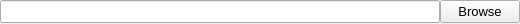
<?xml version="1.0" encoding="UTF-8"?>
<ui version="4.0">
 <class>FileBrowseView</class>
 <widget class="QWidget" name="FileBrowseView">
  <property name="geometry">
   <rect>
    <x>0</x>
    <y>0</y>
    <width>520</width>
    <height>24</height>
   </rect>
  </property>
  <property name="windowTitle">
   <string>Form</string>
  </property>
  <layout class="QHBoxLayout" name="horizontalLayout">
   <property name="spacing">
    <number>0</number>
   </property>
   <property name="leftMargin">
    <number>0</number>
   </property>
   <property name="topMargin">
    <number>0</number>
   </property>
   <property name="rightMargin">
    <number>0</number>
   </property>
   <property name="bottomMargin">
    <number>0</number>
   </property>
   <item>
    <widget class="QLineEdit" name="File">
     <property name="font">
      <font>
       <pointsize>10</pointsize>
      </font>
     </property>
     <property name="readOnly">
      <bool>true</bool>
     </property>
    </widget>
   </item>
   <item>
    <widget class="QPushButton" name="Browse">
     <property name="sizePolicy">
      <sizepolicy hsizetype="Minimum" vsizetype="Fixed">
       <horstretch>0</horstretch>
       <verstretch>0</verstretch>
      </sizepolicy>
     </property>
     <property name="font">
      <font>
       <pointsize>10</pointsize>
      </font>
     </property>
     <property name="text">
      <string>Browse</string>
     </property>
    </widget>
   </item>
  </layout>
 </widget>
 <resources/>
 <connections/>
</ui>
